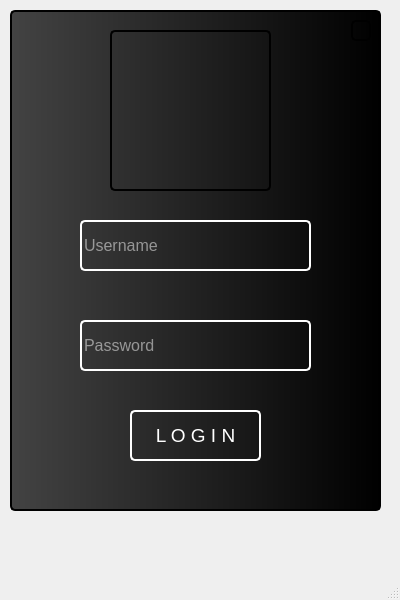
<?xml version="1.0" encoding="UTF-8"?>
<ui version="4.0">
 <class>login</class>
 <widget class="QMainWindow" name="login">
  <property name="geometry">
   <rect>
    <x>0</x>
    <y>0</y>
    <width>400</width>
    <height>600</height>
   </rect>
  </property>
  <property name="minimumSize">
   <size>
    <width>400</width>
    <height>600</height>
   </size>
  </property>
  <property name="maximumSize">
   <size>
    <width>400</width>
    <height>600</height>
   </size>
  </property>
  <property name="windowTitle">
   <string>Login</string>
  </property>
  <property name="layoutDirection">
   <enum>Qt::LeftToRight</enum>
  </property>
  <property name="styleSheet">
   <string notr="true">background-image: transparent;
QPushButton#log_in:active{
color : black}</string>
  </property>
  <property name="tabShape">
   <enum>QTabWidget::Rounded</enum>
  </property>
  <widget class="QWidget" name="centralwidget">
   <widget class="QWidget" name="main_widget" native="true">
    <property name="geometry">
     <rect>
      <x>10</x>
      <y>10</y>
      <width>371</width>
      <height>501</height>
     </rect>
    </property>
    <property name="styleSheet">
     <string notr="true">background-color: qlineargradient(spread:pad, x1:0, y1:0, x2:1, y2:0, stop:0 rgba(67, 67, 67, 1), stop:1 rgba(0, 0, 0, 1));
border-radius : 5px;
border : 2px solid black;</string>
    </property>
    <widget class="QLabel" name="label">
     <property name="geometry">
      <rect>
       <x>100</x>
       <y>20</y>
       <width>161</width>
       <height>161</height>
      </rect>
     </property>
     <property name="styleSheet">
      <string notr="true">background-color :transparent;
border radius : 5px;
border-image: url(login.png);</string>
     </property>
     <property name="text">
      <string/>
     </property>
    </widget>
    <widget class="QLineEdit" name="user_name">
     <property name="geometry">
      <rect>
       <x>70</x>
       <y>210</y>
       <width>231</width>
       <height>51</height>
      </rect>
     </property>
     <property name="font">
      <font>
       <pointsize>12</pointsize>
      </font>
     </property>
     <property name="styleSheet">
      <string notr="true">border-radius : 5px;
color : white;
background-color : transparent;
border : 2px solid white;</string>
     </property>
     <property name="placeholderText">
      <string>Username</string>
     </property>
    </widget>
    <widget class="QLineEdit" name="pass_word">
     <property name="geometry">
      <rect>
       <x>70</x>
       <y>310</y>
       <width>231</width>
       <height>51</height>
      </rect>
     </property>
     <property name="font">
      <font>
       <pointsize>12</pointsize>
      </font>
     </property>
     <property name="styleSheet">
      <string notr="true">border-radius : 5px;
color : white;
background-color : transparent;
border : 2px solid white;</string>
     </property>
     <property name="echoMode">
      <enum>QLineEdit::Password</enum>
     </property>
     <property name="placeholderText">
      <string>Password</string>
     </property>
    </widget>
    <widget class="QPushButton" name="log_in">
     <property name="geometry">
      <rect>
       <x>120</x>
       <y>400</y>
       <width>131</width>
       <height>51</height>
      </rect>
     </property>
     <property name="font">
      <font>
       <pointsize>14</pointsize>
      </font>
     </property>
     <property name="styleSheet">
      <string notr="true">border-radius : 5px;
color : white;
background-color : transparent;
border : 2px solid white;</string>
     </property>
     <property name="text">
      <string>L O G I N</string>
     </property>
    </widget>
    <widget class="QPushButton" name="close_it">
     <property name="geometry">
      <rect>
       <x>341</x>
       <y>10</y>
       <width>20</width>
       <height>21</height>
      </rect>
     </property>
     <property name="styleSheet">
      <string notr="true">border-image: url(close.png);
background-color : transparent;</string>
     </property>
     <property name="text">
      <string/>
     </property>
    </widget>
   </widget>
  </widget>
  <widget class="QMenuBar" name="menubar">
   <property name="geometry">
    <rect>
     <x>0</x>
     <y>0</y>
     <width>400</width>
     <height>21</height>
    </rect>
   </property>
  </widget>
  <widget class="QStatusBar" name="statusbar"/>
 </widget>
 <resources>
  <include location="res.qrc"/>
 </resources>
 <connections/>
</ui>
